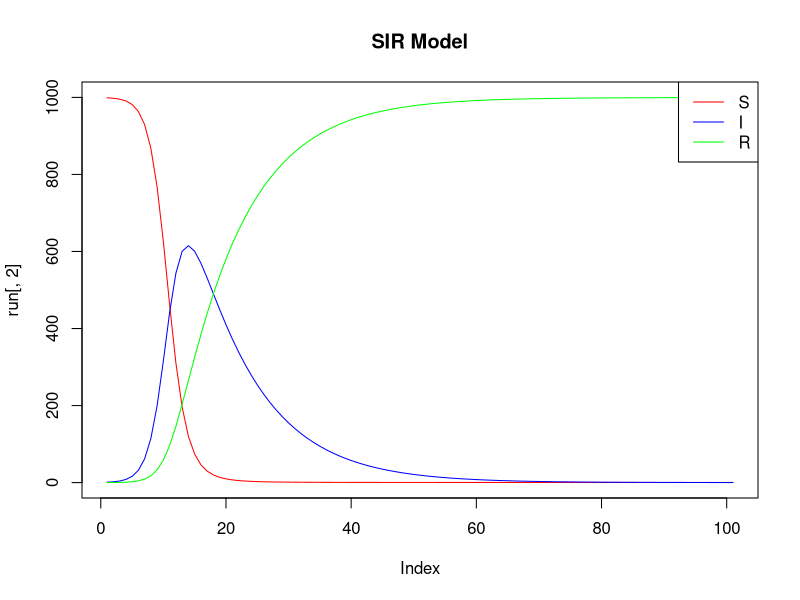
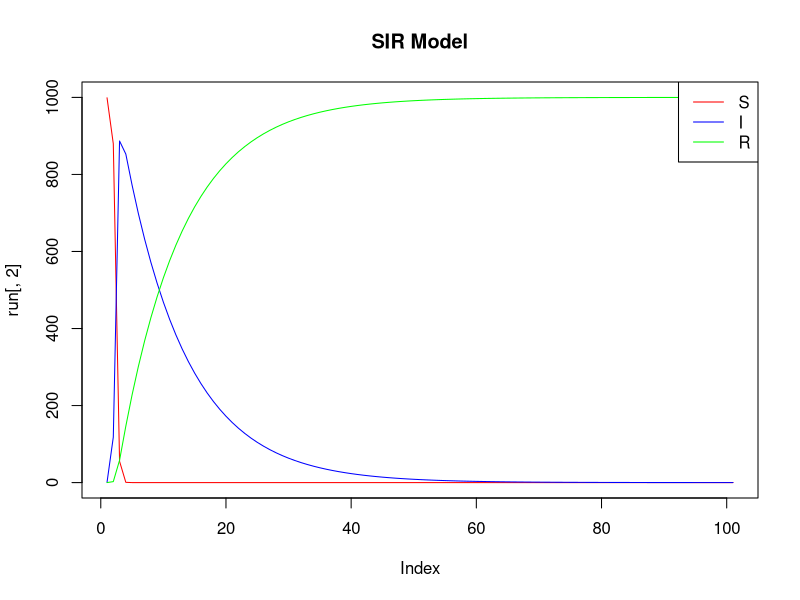
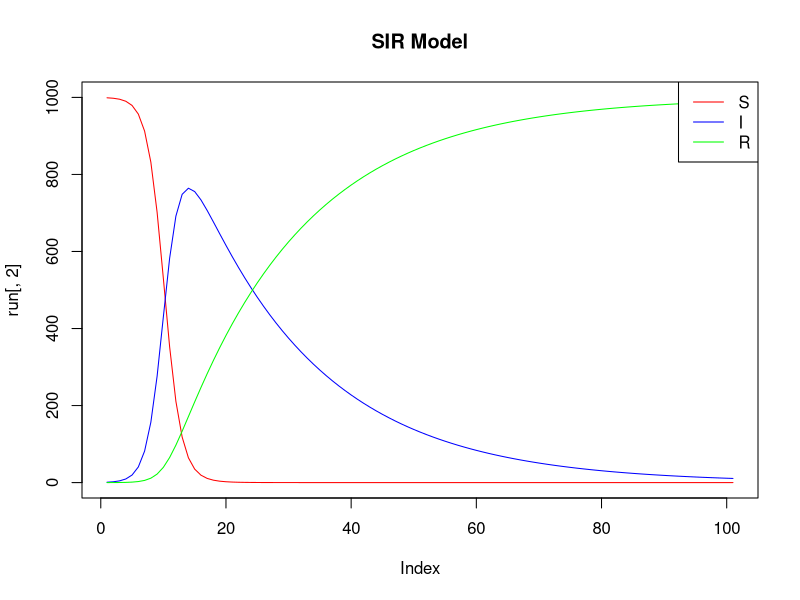
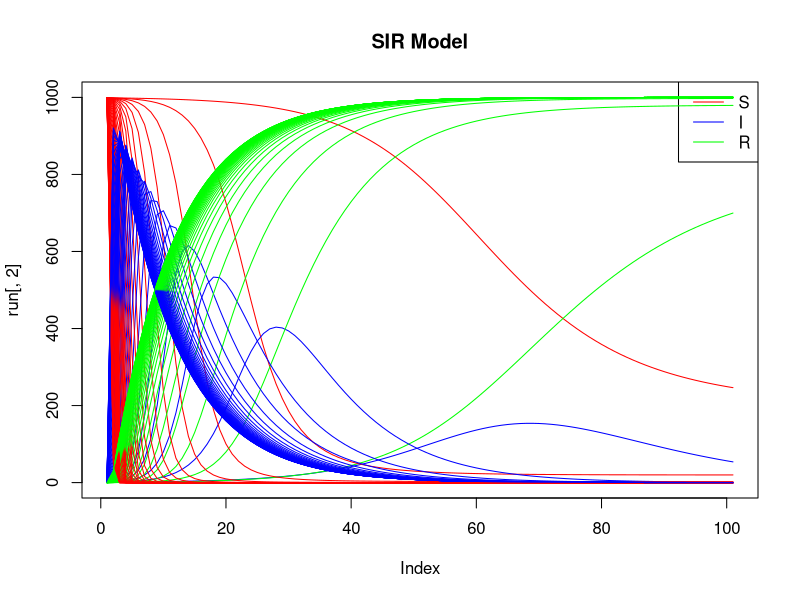
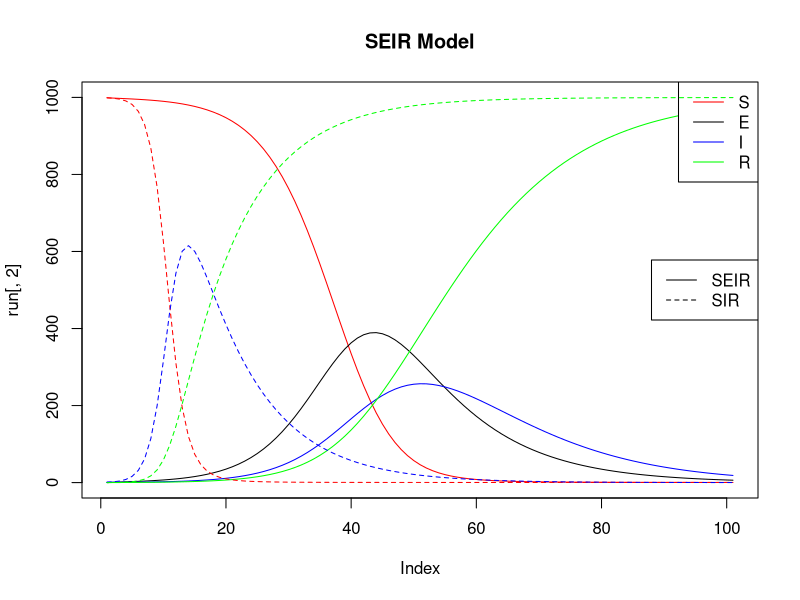
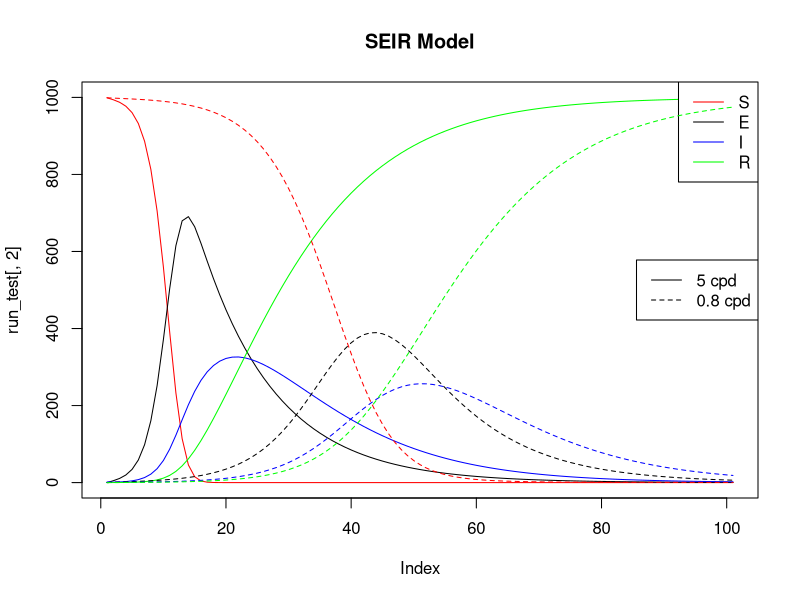
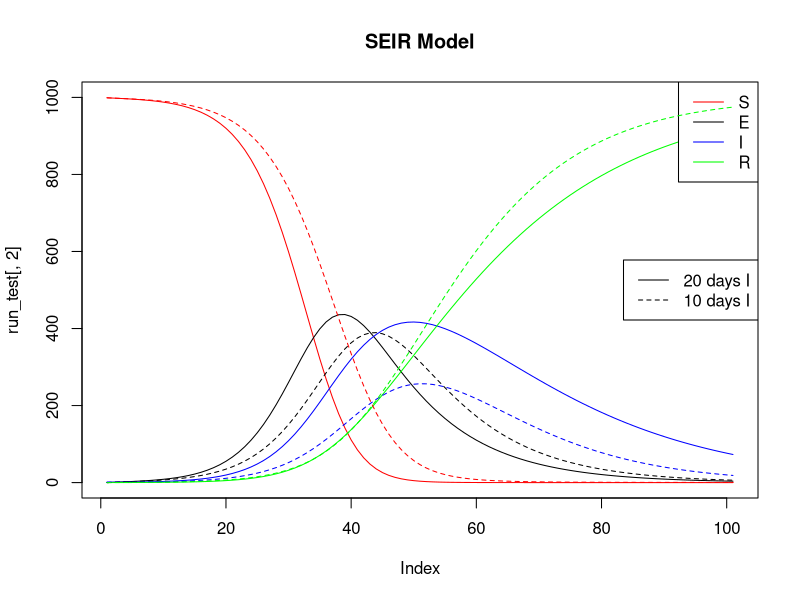
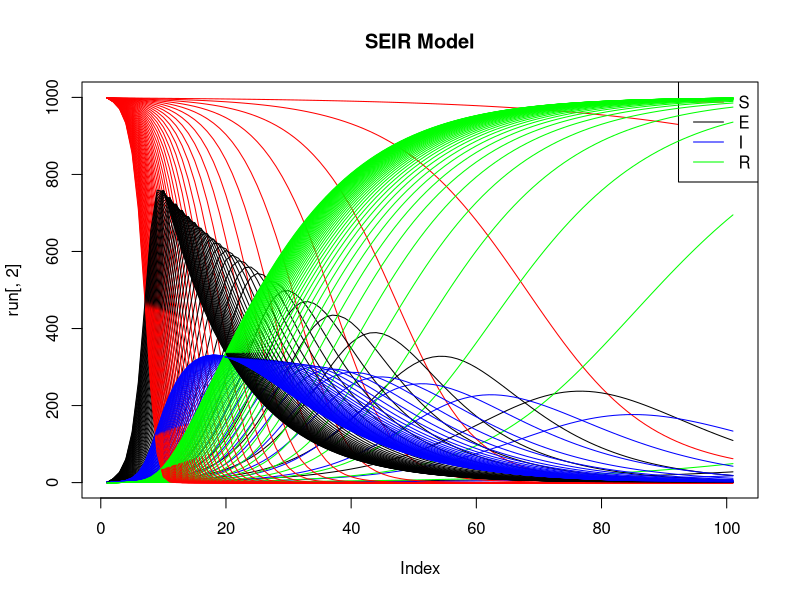

The R script that drew these images, in order:
#--------------------------------------------------------------
# Exercise 1: Modelling Measles using Differential Equations
#--------------------------------------------------------------

# Measles is a highly contagious disease that commonly occurs in young children.  
# Initial signs and symptoms typically include fever, often greater than 40 °C (104.0 °F), cough, 
# runny nose, and inflamed eyes. 
# You are tasked with modelling a measles epidemic in a small town. 
# Getting measles confers permanent immunity. 

# Characteristics of a population of interest:
  # At the start of the outbreak, there is 1 infectious person in the population of 1000
  # The number of contacts per day between a susceptible and infectious individual is 0.8.
  # The average duration of infectiousness is 10 days. 




#------------------------
# Question 1.a: SIR MODEL
#------------------------
# Use the deSolve package in R to model the measles epidemic over 100 days. 

library(deSolve)


#SIR model for measles
sir <- function(t, x, parms)  { # t is time, parms is vector of parameters, x is states/compartments
  with(as.list(c(parms, x)), {  # refer to elements of parms and x by name in the function (like attach)
    dS <- -beta*I/1000*S        # I is the number of infectious people, thus I/1000 is proportion of infectiousness
                                # (since for this example thesize of the total population is 1000)
    dR <- 1/gam*I               # 1 person recovers per 10 days 
    dI <- -dS - dR
    
    output <- c(dS,dI,dR)       
    list(output)
  })
}

# Initial values
start <- c(S=999, I=1, R=0)

## The parameters 
parms <- c(beta=0.8, gam=10)

## vector of timesteps
times <- seq(0, 100, 1)  # how long we want model to run for
# parameters need to be in same unit as this
# unit of time must be consistent
# here we choose 100 DAYS

run<-ode(times=times, y=start, func=sir,parms=parms)

plot(run[,2], col="red", ylim=c(0,1000), type="l", main="SIR Model")
lines(run[,3], col="blue")
lines(run[,4], col="green")
legend("topright",legend=c("S", "I", "R"), col=c("red", "blue", "green"), lty=c(1,1,1))




#------------------------
# Question 1.b: SIR MODEL
#------------------------
# Manually assess the impact of changing the number of contacts per day and the average duration of infectiousness. 


# increase number of contacts per day:
parms <- c(beta=5, gam=10)
run<-ode(times=times, y=start, func=sir,parms=parms)

plot(run[,2], col="red", ylim=c(0,1000), type="l", main="SIR Model")
lines(run[,3], col="blue")
lines(run[,4], col="green")
legend("topright",legend=c("S", "I", "R"), col=c("red", "blue", "green"), lty=c(1,1,1))
# Shifts functions to the left -  the disease epidemic is much shorter (population becomes recovered and thus immune 
# much quicker).
# Curves much steeper - the disease spreads quicker.
# The blue curve reaches a higher maximum - the maximum number of infected individuals at a given time reached is 
# greater, i.e. a greater proportion of the population will need to be infected before the rate of infection 
# starts to decrease.


# increase duration of infectiousness
parms <- c(beta=0.8, gam=20)
run<-ode(times=times, y=start, func=sir,parms=parms)

plot(run[,2], col="red", ylim=c(0,1000), type="l", main="SIR Model")
lines(run[,3], col="blue")
lines(run[,4], col="green")
legend("topright",legend=c("S", "I", "R"), col=c("red", "blue", "green"), lty=c(1,1,1))
# Blue curve reaches a higher maximum - the maximum number of infected individuals at a given time reached is greater.
# Decreasing side of the blue curve not as steep - duration of infectiousness is longer.
# Green curve not as steep - takes longer for recovered population to increase - disease epidemic takes longer.
# Red curve slightly steeper - susceptible population decreases slightly faster




#------------------------
# Question 1.c: SIR MODEL
#------------------------
# Using a “for” loop, create a graph/video to show the impact of changing the number of contacts per day on the epidemic

cpd   <- seq(0.4,10,0.2)
start <- c(S=999, I=1, R=0)
times <- seq(0, 100, 1) 

parms <- c(beta=0.2, gam=10)
run <- ode(times=times, y=start, func=sir,parms=parms)
plot(run[,2], col="red", ylim=c(0,1000), type="l", main="SIR Model")
lines(run[,3], col="blue")
lines(run[,4], col="green")
legend("topright",legend=c("S", "I", "R"), col=c("red", "blue", "green"), lty=c(1,1,1))


for (i in cpd) {
  parms <- c(beta=i, gam=10)
  
  run <- ode(times=times, y=start, func=sir,parms=parms)
  lines(run[,2], col="red")
  lines(run[,3], col="blue")
  lines(run[,4], col="green")
  Sys.sleep(0.5)
  
}






#------------------------
# Question 2.a: SEIR MODEL
#------------------------
# Measles is often characterized by an SEIR model as it has a latent period of 12 days before an 
# individual becomes infectious.
# Use the deSolve package in R to model the measles epidemic over 100 days. 



#SEIR model for measles
seir <- function(t, x, parms)  { 
  with(as.list(c(parms, x)), { 
    
    dS <- -beta*I/1000*S        
    dR <- 1/gam*I       
    dE <- -dS - 1/sigma*E  # 1/sigma because 1 person per 12 days leaves latent period = rate of latency
    dI <- 1/sigma*E - dR
    
    output <- c(dS,dE,dI,dR)       
    list(output)
  })
}

# Initial values
start <- c(S=999, E=0, I=1, R=0)

## The parameters 
parms <- c(beta=0.8, gam=10, sigma=12)

## vector of timesteps
times <- seq(0, 100, 1) 

run<-ode(times=times, y=start, func=seir,parms=parms)

plot(run[,2], col="red", ylim=c(0,1000), type="l", main="SEIR Model")
lines(run[,3], col="black")
lines(run[,4], col="blue")
lines(run[,5], col="green")
legend("topright",legend=c("S", "E", "I", "R"), col=c("red", "black", "blue", "green"), lty=c(1,1,1,1))


# compare to SIR model:
start_sir <- c(S=999, I=1, R=0)
parms_sir <- c(beta=0.8, gam=10)
run_sir  <- ode(times=times, y=start_sir, func=sir,parms=parms_sir)
lines(run_sir[,2], col="red", type = "l", lty = "dashed")
lines(run_sir[,3], col="blue", type = "l", lty = "dashed")
lines(run_sir[,4], col="green", type = "l", lty = "dashed")
legend("right",legend=c("SEIR", "SIR"), lty=c(1,2))
# all curves are much less steep for SEIR plot - disease does not progress as fast
# smaller maximum reached for blue curve - maximum number of infected people reached is less for SEIR


#------------------------
# Question 2.b: SEIR MODEL
#------------------------
# Manually assess the impact of changing the number of contacts per day and the average duration of infectiousness. 


# increase number of contacts per day:
parms_test <- c(beta=5, gam=10, sigma=12)
run_test   <- ode(times=times, y=start, func=seir,parms=parms_test)

plot(run_test[,2], col="red", ylim=c(0,1000), type="l", main="SEIR Model")
lines(run_test[,3], col="black")
lines(run_test[,4], col="blue")
lines(run_test[,5], col="green")
legend("topright",legend=c("S", "E", "I", "R"), col=c("red", "black", "blue", "green"), lty=c(1,1,1,1))

# compare to 0.8 contacts per day
lines(run[,2], col="red", type = "l", lty = "dashed")
lines(run[,3], col="black", type = "l", lty = "dashed")
lines(run[,4], col="blue", type = "l", lty = "dashed")
lines(run[,5], col="green", type = "l", lty = "dashed")
legend("right",legend=c("5 cpd", "0.8 cpd"), lty=c(1,2))

# Shifts functions to the left -  the disease epidemic is much shorter (population becomes recovered and thus immune 
# much quicker).
# Curves much steeper - the disease spreads quicker.
# The blue curve reaches a slightly higher maximum - the maximum number of infected individuals reached is greater
# Black curve reaches a much higher maximum - the maximum number of individuals with latent disease reached is greater


# increase duration of infectiousness
parms_test <- c(beta=0.8, gam=20, sigma=12)
run_test   <- ode(times=times, y=start, func=seir,parms=parms_test)

plot(run_test[,2], col="red", ylim=c(0,1000), type="l", main="SEIR Model")
lines(run_test[,3], col="black")
lines(run_test[,4], col="blue")
lines(run_test[,5], col="green")
legend("topright",legend=c("S", "E", "I", "R"), col=c("red", "black", "blue", "green"), lty=c(1,1,1,1))

# compare to 0.8 contacts per day
lines(run[,2], col="red", type = "l", lty = "dashed")
lines(run[,3], col="black", type = "l", lty = "dashed")
lines(run[,4], col="blue", type = "l", lty = "dashed")
lines(run[,5], col="green", type = "l", lty = "dashed")
legend("right",legend=c("20 days I", "10 days I"), lty=c(1,2))

# Red curve shifted left - susceptible population decreases and depletes much sooner
# Black curve shifted left - exposed population increases much sooner but gets depleted at roughly same time as before
# Blue curve shifted left and higher - infectious population increases quicker and decreases slower
# Green curve lower - recovered population takes longer to increase




#------------------------
# Question 2.c: SEIR MODEL
#------------------------
# Using a “for” loop, create a graph/video to show the impact of changing the number of contacts per day on the epidemic

cpd   <- seq(0.4,10,0.2)


parms <- c(beta=0.2, gam=10, sigma=12)
run<-ode(times=times, y=start, func=seir,parms=parms)
plot(run[,2], col="red", ylim=c(0,1000), type="l", main="SEIR Model")
lines(run[,3], col="black")
lines(run[,4], col="blue")
lines(run[,5], col="green")
legend("topright",legend=c("S", "E", "I", "R"), col=c("red", "black", "blue", "green"), lty=c(1,1,1,1))


for (i in cpd) {
  parms <- c(beta=i, gam=10, sigma=12)
  
  run <- ode(times=times, y=start, func=seir,parms=parms)
  lines(run[,2], col="red")
  lines(run[,3], col="black")
  lines(run[,4], col="blue")
  lines(run[,5], col="green")
  Sys.sleep(0.5)
  
}

# more contacts, the quicker the disease spreads
